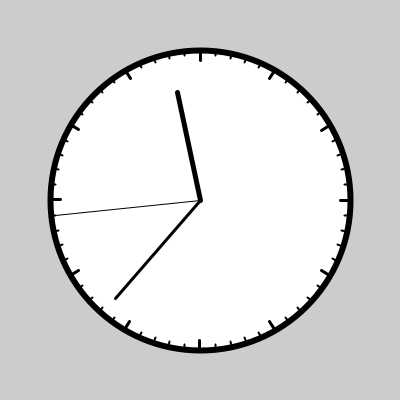
Frame 1 (no input)
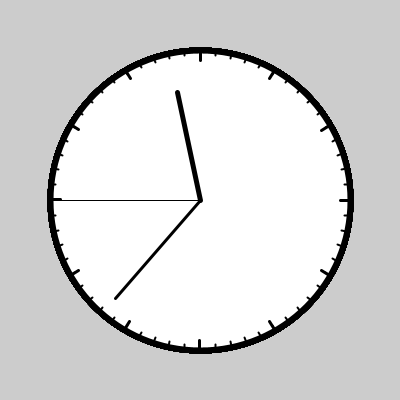
Frame 60 (the mouse pressed at the canvas centre just before this capture)
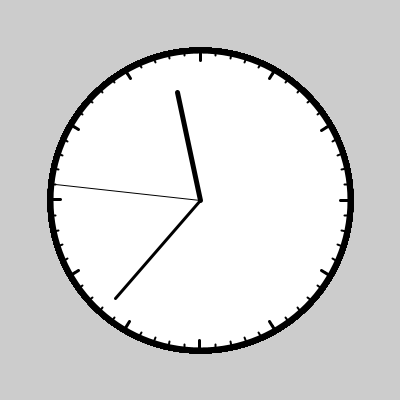
Frame 120 (the mouse held since frame 60 and released just before this capture)

The Processing sketch that drew these frames (run headless with seeded random() and noise(); from frame 60 on, the mouse is pressed at the canvas centre):

// Processing sketch: prog8-1
// ── prog8-1.pde
void setup(){
  size(400,400);
}

void draw(){
  translate(width/2,height/2);
  strokeWeight(6);
  ellipse(0,0,300,300);

  strokeWeight(2);
  for(int i = 0; i < 60; i++){
    line(cos(TWO_PI/60*i)*145,sin(TWO_PI/60*i)*145,cos(TWO_PI/60*i)*150,sin(TWO_PI/60*i)*150);
  }
  strokeWeight(3);
  for(int i = 0; i < 12; i++){
    line(cos(TWO_PI/12*i)*140,sin(TWO_PI/12*i)*140,cos(TWO_PI/12*i)*150,sin(TWO_PI/12*i)*150);
  }
  float s = TWO_PI / 60 * second();
  strokeWeight(1);
  line(0,0,cos(s-PI/2)*145,sin(s-PI/2)*145);

  float m = TWO_PI / 60 * minute() + s / 60;
  strokeWeight(3);
  line(0,0,cos(m-PI/2)*130,sin(m-PI/2)*130);

  float h = TWO_PI / 12 * (hour() % 12) + m / 12;
  strokeWeight(5);
  line(0,0,cos(h-  PI/2)*110,sin(h-PI/2)*110);

}
